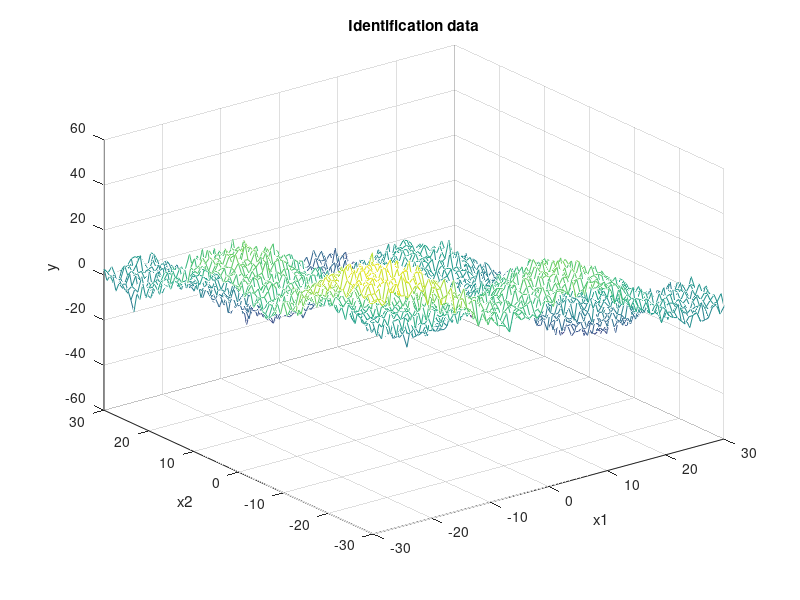
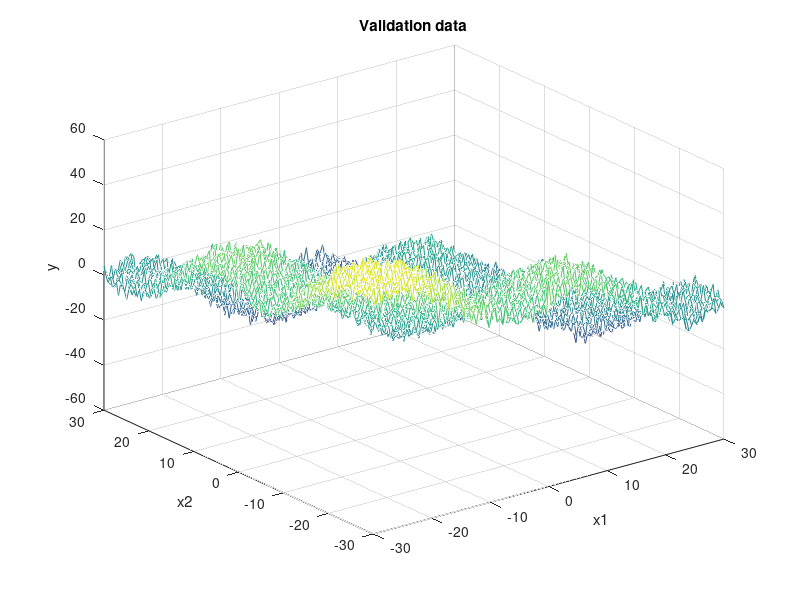

Here is the MATLAB script that generated these plots, in order: (Note: this script raises an error after producing the figures.)
clc;
clear;
close all;
load ('proj_fit_08')

%Identification data
idx1=id.X{1};
idx2=id.X{2};
idy=id.Y;

%Validation data
valx1=val.X{1};
valx2=val.X{2};
valy=val.Y;

%Plotting data
figure;
mesh(idx1, idx2, idy');
title('Identification data');
xlabel('x1');
ylabel('x2');
zlabel('y');

figure;
mesh(valx1,valx2,valy');
title('Validation data');
xlabel('x1');
ylabel('x2');
zlabel('y');

max_order = 12;
% Building the polynomial 
for order = 1:max_order
    display = 0;
    [MSEid(order), MSEval(order)] = approx_f(order, idx1, idx2, idy, valx1, valx2, valy, display);
end

t = 1:length(MSEid);
figure
plot(t, MSEid, 'g')
hold on
plot(t, MSEval, 'r')
hold off 
grid
xlabel('ORDER');
ylabel('MSE');
legend('MSE Id Data', 'MSE Val Data'); 

%%minimal error and its index
errmin = min(MSEval);
for order = 1 : max_order
    if(MSEval(order) == errmin)
        ideal_order = order;
    end
end

%best approximation
display = 1;
approx_f(ideal_order, idx1, idx2, idy, valx1, valx2, valy, display);